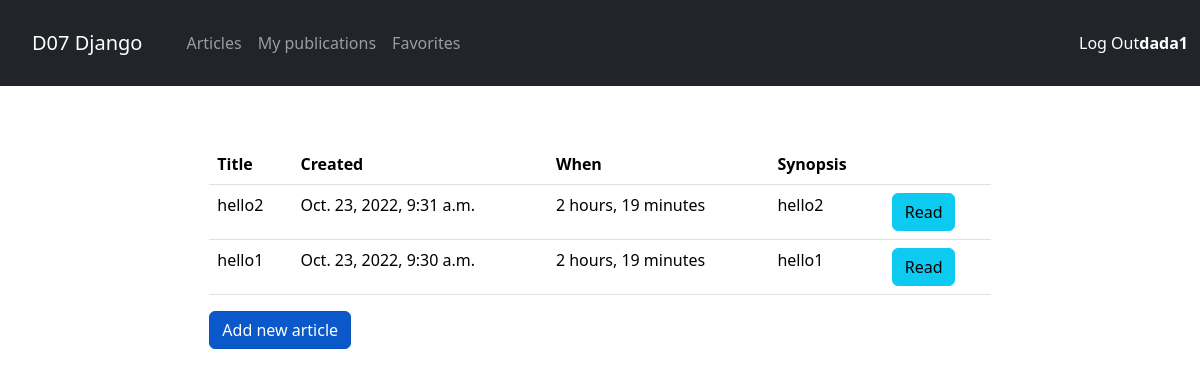
Screenshot of /publications (signed in) with the database file from the repository.
### ex/models.py (models this page shows, shortened)
class Article(models.Model):
    title = models.CharField(max_length=64, null=False)
    author = models.ForeignKey(User, on_delete=models.CASCADE)
    created = models.DateTimeField(auto_now_add=True)
    synopsis = models.CharField(max_length=312, null=False)
    content = models.TextField(null=False)
    class Meta:
        ordering = ['-created']

### ex/views/publication.py (the view)
# urls.py: path('publications', PublicationsView.as_view(), name='publications'),
class PublicationsView(ListView):
    model = Article
    template_name: str = 'ex/publications.html'
    paginate_by = 10
    def get_queryset(self):
        return Article.objects.filter(author=self.request.user)

### ex/templates/ex/publications.html (shortened to what this page needs)
{% extends 'ex/base.html' %}
{% load static %}
{% load bootstrap5 %}
{% block body %}
  <div class="row justify-content-center p-2">
    <div class="col-12 col-sm-10 col-md-6 col-lg-8">
      <table class="table">
        <thead class="thead-light">
          <tr>
            <th scope="col">Title</th>
            <th scope="col">Created</th>
            <th scope="col">When</th>
            <th scope="col">Synopsis</th>
            <th></th>
          </tr>
        </thead>
        <tbody>
          {% for article in object_list %}
            <tr>
              <td>{{ article.title }}</td>
              <td>{{ article.created }}</td>
              <td>{{ article.created|timesince }}</td>
              <td>{{ article.synopsis }}</td>
              <td>
                <a href="{% url 'ex:detail' article.id %}" class="btn btn-info">Read</a>
              </td>
            </tr>
          {% endfor %}
        </tbody>
      </table>
      <a href="{% url 'ex:publish' %}" class="btn btn-primary btn active" role="button">Add new article</a>
    </div>
  </div>
{% endblock body %}

### ex/templates/ex/nav.html (shortened to what this page needs)
{% load static %}
{% load bootstrap5 %}
<nav class="navbar navbar-expand-sm navbar-dark bg-dark">
  <div class="container-fluid">
  <a class="navbar-brand nav_pad" href="{% url 'ex:index' %}">D07 Django</a>
  <div class="collapse navbar-collapse" id="navbarSupportedContent">
    <ul class="navbar-nav me-auto mb-2 mb-lg-0">
      <li class="nav-item">
        <a class="nav-link" href="{% url 'ex:index' %}">Articles</a>
      </li>
      {% if user.is_authenticated %}
      <li class="nav-item">
        <a class="nav-link" href="{% url 'ex:publications' %}">My publications</a>
      </li>
      <li class="nav-item">
        <a class="nav-link" href="{% url 'ex:favorites' %}">Favorites</a>
      </li>
      {% endif %}
    </ul>
      {% if user.is_authenticated %}
        <span class="navbar-text">
          <a class="nav-link" href="{% url 'ex:logout' %}">Log Out</a>
        </span>
        <span class="navbar-text">
          <a class="nav-link" href="{% url 'ex:index' %}"><strong>{{ user.username }}</strong></a>
        </span>
      {% endif %}
  </div>
</div>
</nav>

### ex/static/ex/style.css (style rules this page uses)
.nav_pad { padding:20px ; }

### rows the page displays
Article: title "hello2", created "Oct. 23, 2022, 9:31 a.m.", created "2 hours, 19 minutes", synopsis "hello2"
Article: title "hello1", created "Oct. 23, 2022, 9:30 a.m.", created "2 hours, 19 minutes", synopsis "hello1"

### other values shown
{{ user.username }} "dada1"
